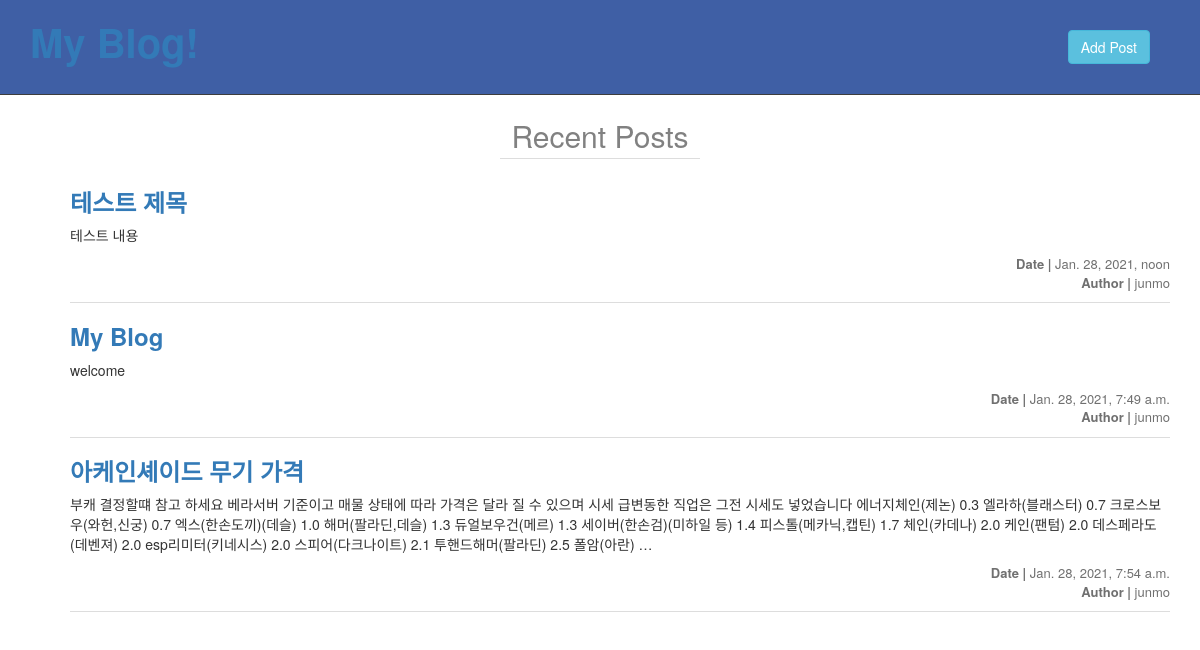
The page / on the database its author committed.
### myapp/models.py (models this page shows, shortened)
class Post(models.Model):
    author = models.ForeignKey(settings.AUTH_USER_MODEL, on_delete=models.CASCADE)
    title = models.CharField(max_length=100)
    content = models.TextField(blank=True)
    created_date = models.DateTimeField(auto_now_add=True)
    published_date = models.DateTimeField(blank=True, null=True)

### myapp/views.py (the view)
# urls.py: path('',views.index, name='index'),
def index(request):
    posts = Post.objects.all()
    context = {
        'posts': posts,
    }
    return render(request, 'myapp/index.html', context)

### myapp/templates/myapp/index.html (shortened to what this page needs)
<!doctype html>
<html lang="en">
<head>
    <link rel="stylesheet" href="/static/bootstrap/css/bootstrap.css">
    <link rel="stylesheet" href="/static/css/myapp.css">
</head>
<body>
    <div class="header">
		<a class="home" href="/"><h1>My Blog!</h1></a>
		<a class="add-post" href="{% url 'post_add' %}">
			<button type="button" class="btn btn-info">Add Post</button>
		</a>
	</div>
    <div class="recent">Recent Posts</div>
    <div class="container">
        <ul class="list">
            {% for post in posts %}
            <li class="item">
                <h3><a href="post/{{ post.pk }}">{{ post.title }}</a></h3>
                <div class="content">{{ post.content|truncatewords:50 }}</div>
                <div class="info">
                    <div class="published-date"><span>Date | </span>{{ post.published_date }}</div>
                    <div class="author"><span>Author | </span>{{ post.author }}</div>
                </div>
            </li>
            {% endfor %}
        </ul>
    </div>
</body>
</html>

### myapp/static/css/myapp.css (style rules this page uses)
.header { background-color: #3F5FA5; color: white; padding: 20px 30px; border-bottom: 1px solid #3D3D3D; margin-bottom: 20px; }
.header h1 { font-size: 40px; font-weight: bolder; margin: 0; margin-bottom: 10px; padding: 0; }
.recent { text-align: center; width: 200px; margin: 10px auto; font-size: 30px; font-weight: lighter; color: #818181; border-bottom: 1px solid #ddd; }
.item { overflow: hidden; padding-bottom: 10px; border-bottom: 1px solid #ddd; }
.item h3 { font-weight: bolder; }
.info { display: inline-block; float: right; font-size: 13px; color: #707070; margin-top: 10px; }
.info span { font-weight: bold; }
.author { float: right; }
.add-post { position: absolute; right: 50px; top: 30px; }

### rows shown on the page
Post: title "테스트 제목", content "테스트 내용", published_date "Jan. 28, 2021, noon", author "junmo"
Post: title "My Blog", content "welcome", published_date "Jan. 28, 2021, 7:49 a.m.", author "junmo"
Post: title "아케인셰이드 무기 가격", content "부캐 결정할떄 참고 하세요 베라서버 기준이고 매물 상태에 따라 가격은 달라 질 수 있으며 시세 급변동한 직업은 그전 시세도 넣었습니다 에너지체인(제논) 0.3 엘라하(블래스터) 0.7 크로스보우(와헌,신궁) 0.7 엑스(한손도끼)(데슬) 1.0 해머(팔라딘,데슬) 1.3 듀얼보우건(메르) 1.3 세이버(한손검)(미하일 등) 1.4 피스톨(메카닉,캡틴) 1.7 체인(카데나) 2.0 케인(팬텀) 2.0 데스페라도(데벤져) 2.0 esp리미터(키네시스) 2.0 스피어(다크나이트) 2.1 투핸드해머(팔라딘) 2.5 폴암(아란) …", published_date "Jan. 28, 2021, 7:54 a.m.", author "junmo"
